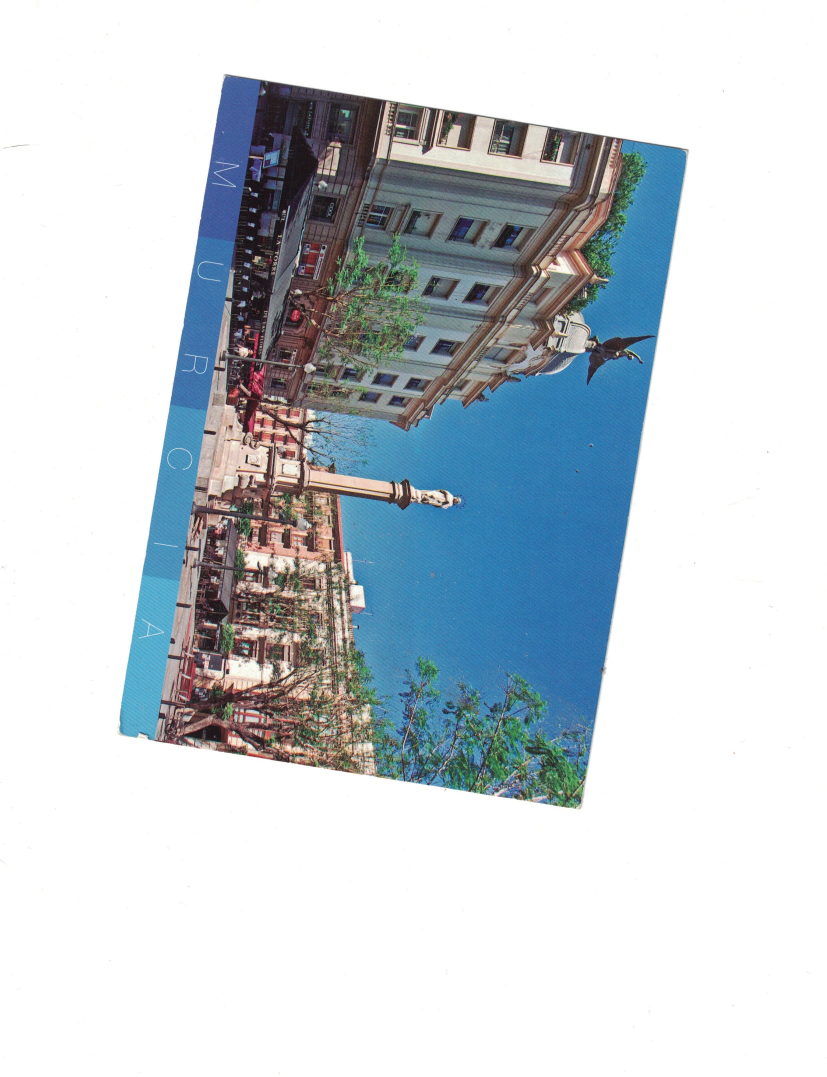
#> input picture imgs-test/crooked.JPG, 2480 x 3231 px, found by its file name (shown at 1/3 size)
$ python scratch.py   (older library calls are emulated)
#> lines starting #> are read from the running program, lines starting #| are printed output that depends on the picture; after the words box and inside, x2 and y2 are one past the last pixel; in counts of white or black regions, pixels touching at a corner belong together
from pathlib import Path
from glob import glob
from os.path import basename

import cv2
import numpy as np
from rich.traceback import install

install()


# [13 lines left out: function get_contours, not called in this run]


def get_size(img):
    ih, iw = img.shape[:2]
    return iw * ih


def contourOK(cc, size=1000000):
    x, y, w, h = cv2.boundingRect(cc)
    if w < 50 or h < 50:
        return False  # too narrow or wide is bad
    area = cv2.contourArea(cc)
    return area < (size * 0.5) and area > 200


def find_boundaries(img, contours):
    # margin is the minimum distance from the edges of the image, as a fraction
    ih, iw = img.shape[:2]
    minx = iw
    miny = ih
    maxx = 0
    maxy = 0

    for cc in contours:
        x, y, w, h = cv2.boundingRect(cc)
        if x < minx:
            minx = x
        if y < miny:
            miny = y
        if x + w > maxx:
            maxx = x + w
        if y + h > maxy:
            maxy = y + h

    return (minx, miny, maxx, maxy)


def crop(img, boundaries):
    minx, miny, maxx, maxy = boundaries
    return img[miny:maxy, minx:maxx]


# [9 lines left out: function process_image, not called in this run]


# process_image('pic.jpg')

# img_path = Path(__file__).parent.parent / 'imgs' / 'middle.JPG'
img_path = Path(__file__).parent.parent / "imgs" / "crooked.JPG"

img = cv2.imread(str(img_path))
#> img is the input picture: shape (3231, 2480, 3); mean B, G, R 212.1, 206.3, 197.8
img_gray = cv2.cvtColor(img, cv2.COLOR_BGR2GRAY)
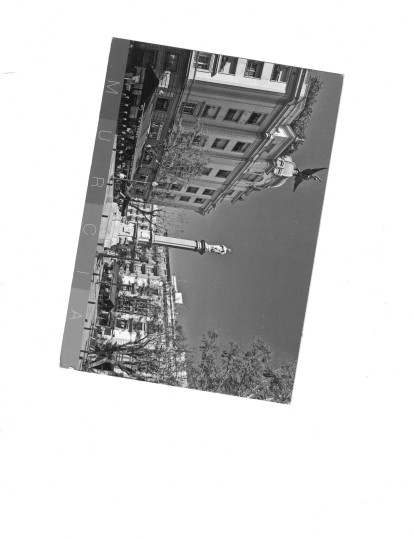
#> img_gray: shape (3231, 2480) (shown at 1/6 size); min 0, max 255, mean 204.4
_, thresh = cv2.threshold(img_gray, 150, 255, 0)
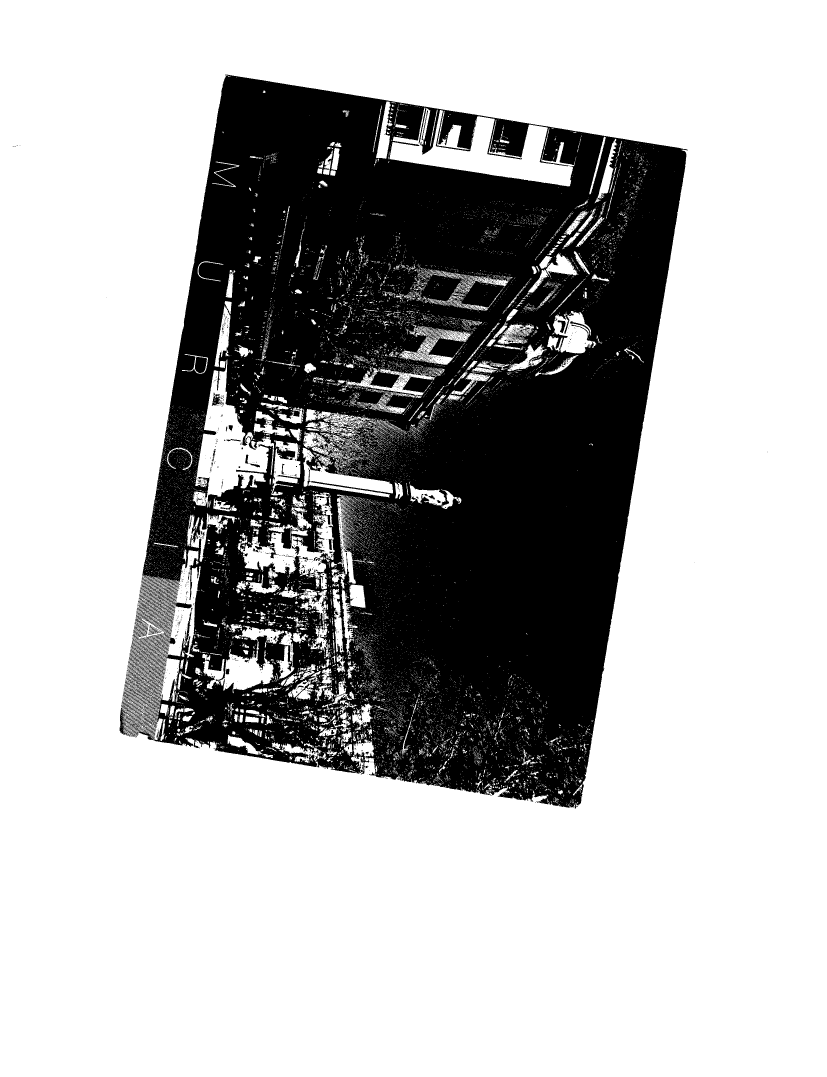
#> thresh: shape (3231, 2480) (shown at 1/3 size); 70.5% white; 2797 black regions (2579 under 20 px)
cv2.imwrite("thresh.jpg", thresh)
contours, hierarchy = cv2.findContours(thresh, 1, 2)
#> contours = 21226 contours, 19867 with area under 20; largest, box (x1, y1, x2, y2) and area: (0, 0, 2480, 3231) 8007170, (383, 223, 2065, 2427) 2753007, (1168, 323, 1726, 559) 46640, (577, 1079, 823, 1523) 43510, (713, 1477, 1004, 1768) 24415
size = get_size(img)
#> size = 8012880
contours = [cc for cc in contours if contourOK(cc, size)]
#> contours = 48 contours; largest, box (x1, y1, x2, y2) and area: (383, 223, 2065, 2427) 2753007, (1168, 323, 1726, 559) 46640, (577, 1079, 823, 1523) 43510, (713, 1477, 1004, 1768) 24415, (606, 1947, 823, 2080) 13775
bounds = find_boundaries(img, contours)
#> the loop in find_boundaries, `for cc in contours:` made 48 passes
#> (x, y, w, h, minx, miny, maxx, maxy) on pass 1: (1060, 2218, 62, 53, 1060, 2218, 1122, 2271)
#> after the loop in find_boundaries, `for cc in contours:`: maxx = 2065; maxy = 2427; minx = 358; miny = 223
#> bounds = (358, 223, 2065, 2427)
cropped = crop(img, bounds)
#> in crop, `minx, miny, maxx, maxy = boundaries`: minx = 358; miny = 223; maxx = 2065; maxy = 2427
#> in crop, `return img[miny:maxy, minx:maxx]`:
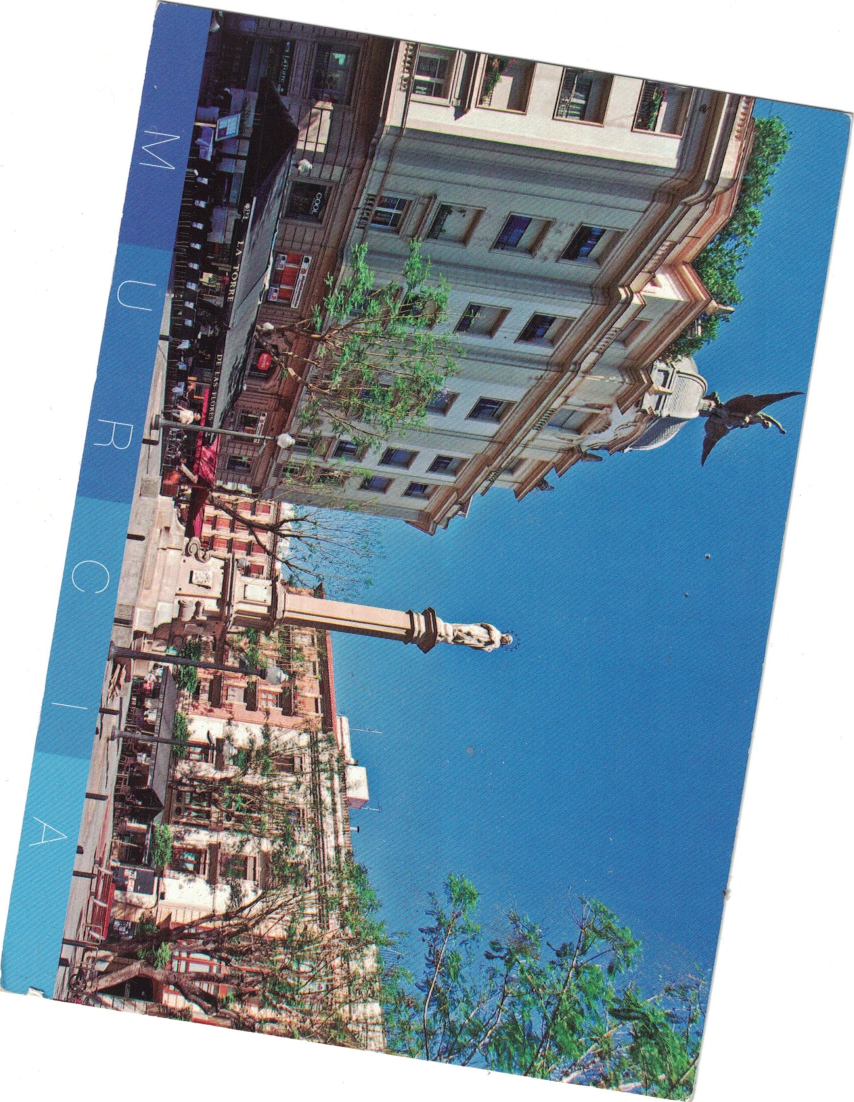
#> returned value: shape (2204, 1707, 3) (shown at 1/2 size); mean of channels 0, 1, 2 163.7, 151.3, 133.1; drawn as B, G, R
if not get_size(cropped) < 400:
    cv2.imwrite("cropped.JPG", cropped)
else:
    print("Too Small")

$ run again, with imgs-test/middle.JPG copied over imgs-test/crooked.JPG
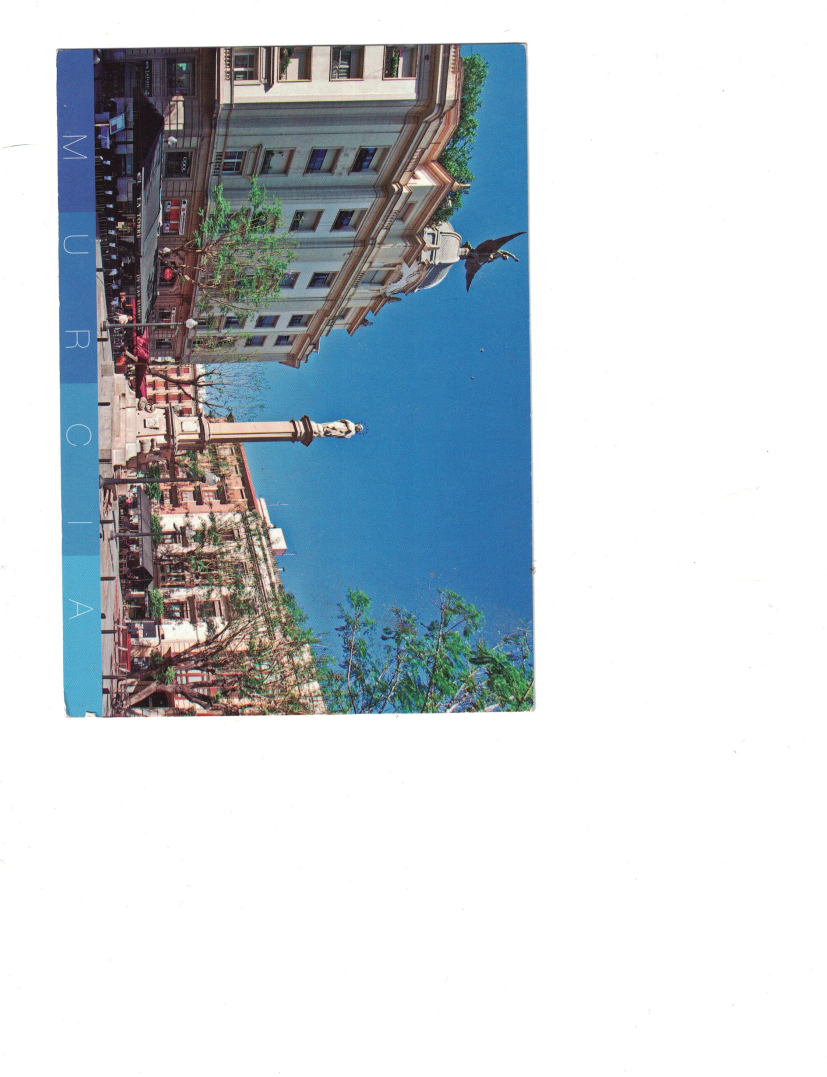
#> input picture imgs-test/middle.JPG, 2480 x 3231 px, found by its file name (shown at 1/3 size)
#> img is the input picture: shape (3231, 2480, 3); mean B, G, R 212, 206.1, 197.8
#> `_, thresh = cv2.threshold(img_gray, 150, 255, 0)`:
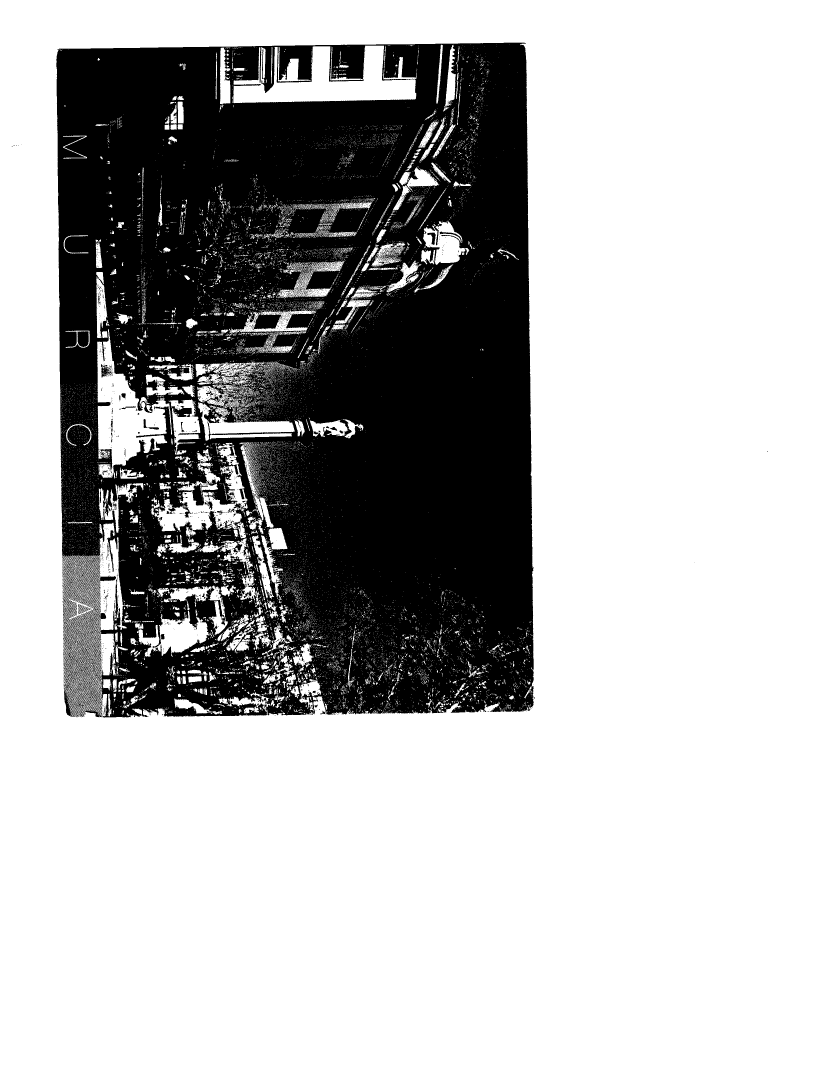
#> thresh: shape (3231, 2480) (shown at 1/3 size); 70.4% white; 3149 black regions (3062 under 20 px)
#> `contours, hierarchy = cv2.findContours(thresh, 1, 2)`: contours = 29832 contours, 28660 with area under 20; largest, box (x1, y1, x2, y2) and area: (0, 0, 2480, 3231) 8007170, (168, 127, 1602, 2154) 2753542, (700, 137, 1250, 310) 46024, (291, 987, 517, 1436) 43253, (454, 1328, 743, 1627) 24814
#> size = 8012880
#> `contours = [cc for cc in contours if contourOK(cc, size)]`: contours = 47 contours; largest, box (x1, y1, x2, y2) and area: (168, 127, 1602, 2154) 2753542, (700, 137, 1250, 310) 46024, (291, 987, 517, 1436) 43253, (454, 1328, 743, 1627) 24814, (411, 1832, 629, 1971) 13359
#> the loop in find_boundaries, `for cc in contours:` made 47 passes
#> (x, y, w, h, minx, miny, maxx, maxy) on passes 1, 47: (898, 2032, 65, 61, 898, 2032, 963, 2093), (168, 127, 1434, 2027, 168, 127, 1602, 2154)
#> after the loop in find_boundaries, `for cc in contours:`: maxx = 1602; maxy = 2154; minx = 168; miny = 127
#> bounds = (168, 127, 1602, 2154)
#> in crop, `minx, miny, maxx, maxy = boundaries`: minx = 168; miny = 127; maxx = 1602; maxy = 2154
#> in crop, `return img[miny:maxy, minx:maxx]`:
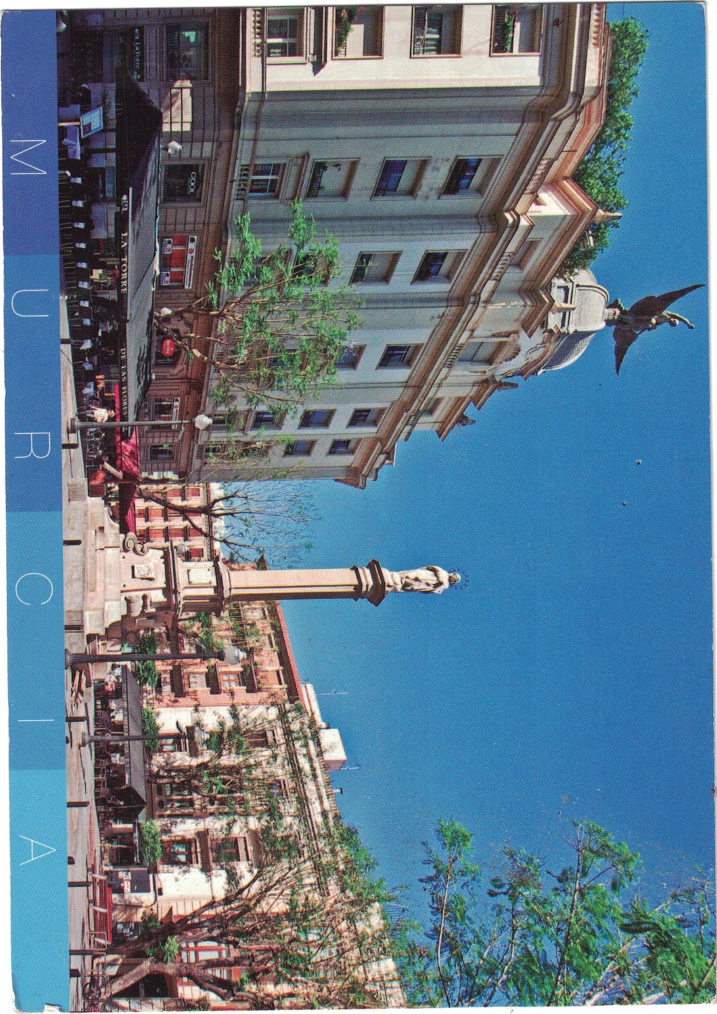
#> returned value: shape (2027, 1434, 3) (shown at 1/2 size); mean of channels 0, 1, 2 136.6, 120.2, 97.3; drawn as B, G, R

$ run again, with imgs-test/corner.JPG copied over imgs-test/crooked.JPG
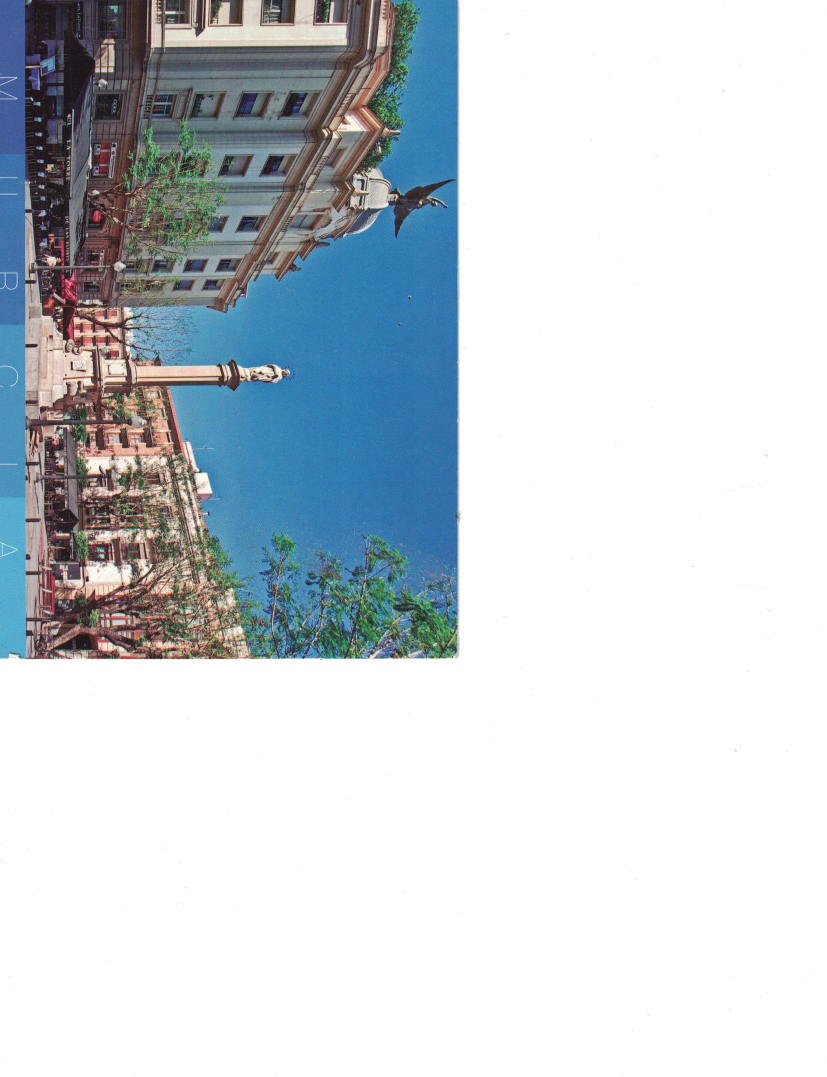
#> input picture imgs-test/corner.JPG, 2480 x 3231 px, found by its file name (shown at 1/3 size)
#> img is the input picture: shape (3231, 2480, 3); mean B, G, R 213.8, 208.3, 200.6
#> `_, thresh = cv2.threshold(img_gray, 150, 255, 0)`:
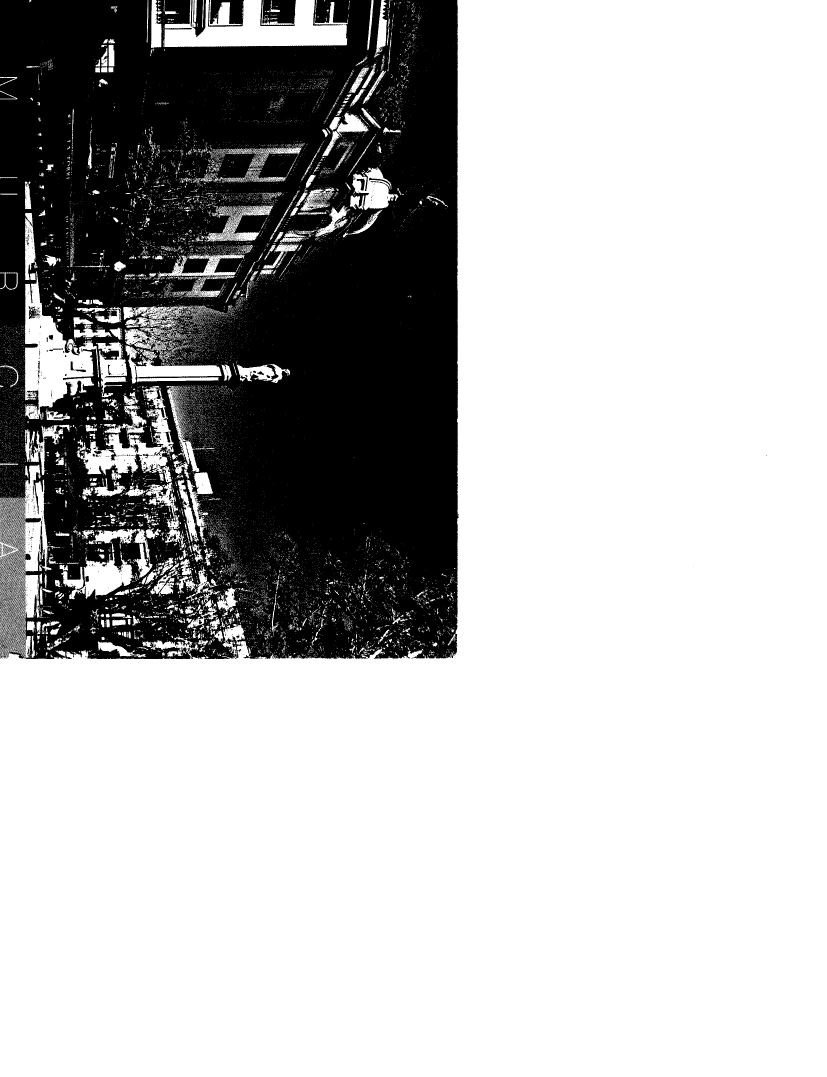
#> thresh: shape (3231, 2480) (shown at 1/3 size); 71.7% white; 3394 black regions (3305 under 20 px)
#> `contours, hierarchy = cv2.findContours(thresh, 1, 2)`: contours = 28703 contours, 27705 with area under 20; largest, box (x1, y1, x2, y2) and area: (0, 0, 2480, 3231) 5356126, (74, 814, 297, 1260) 43010, (493, 0, 1044, 141) 42946, (231, 1158, 521, 1448) 24930, (184, 1657, 402, 1798) 13685
#> size = 8012880
#> `contours = [cc for cc in contours if contourOK(cc, size)]`: contours = 45 contours; largest, box (x1, y1, x2, y2) and area: (74, 814, 297, 1260) 43010, (493, 0, 1044, 141) 42946, (231, 1158, 521, 1448) 24930, (184, 1657, 402, 1798) 13685, (376, 1036, 665, 1151) 9933
#> the loop in find_boundaries, `for cc in contours:` made 45 passes
#> (x, y, w, h, minx, miny, maxx, maxy) on pass 1: (668, 1872, 66, 95, 668, 1872, 734, 1967)
#> after the loop in find_boundaries, `for cc in contours:`: maxx = 1225; maxy = 1967; minx = 0
#> bounds = (0, 0, 1225, 1967)
#> in crop, `minx, miny, maxx, maxy = boundaries`: minx = 0; maxx = 1225; maxy = 1967
#> in crop, `return img[miny:maxy, minx:maxx]`:
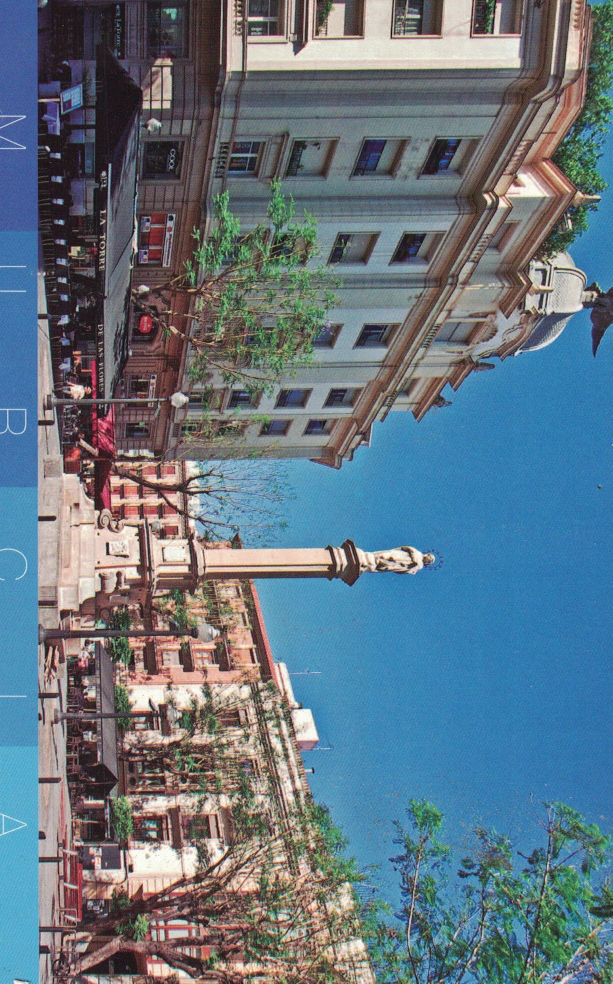
#> returned value: shape (1967, 1225, 3) (shown at 1/2 size); mean of channels 0, 1, 2 129.8, 117, 98.9; drawn as B, G, R
